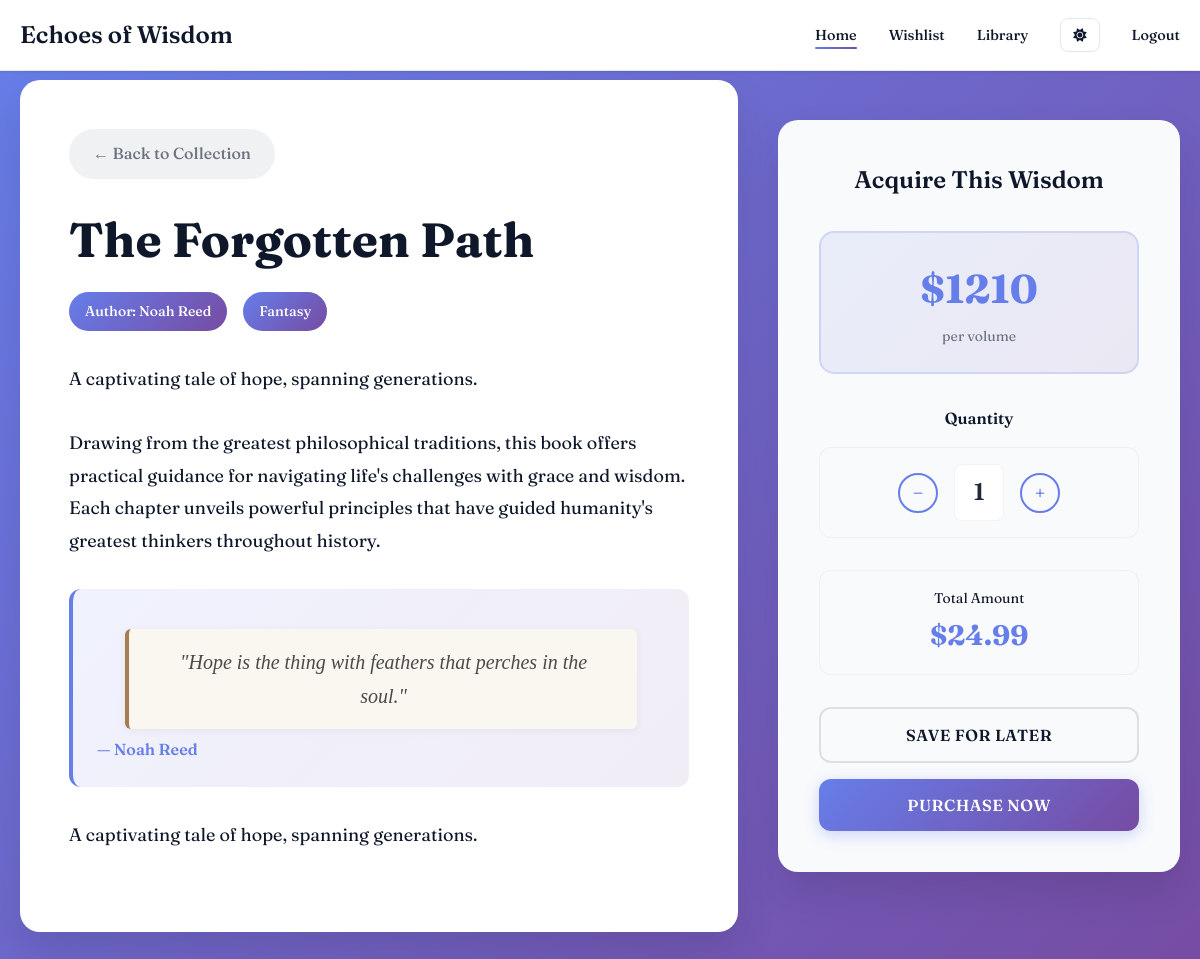
/details/983 (signed in), run on the app's committed database.
### app/models.py (models this page shows, shortened)
class Book(models.Model):
    name = models.TextField()
    quotes = models.TextField()
    genre = models.TextField()
    year = models.IntegerField()
    pages = models.IntegerField()
    desc = models.TextField()
    price = models.IntegerField()
    author = models.CharField(max_length=100)
    views=models.IntegerField(default=0, null=True)

### app/views.py (the view)
# urls.py: path('details/<int:id>', views.detail, name='details'),
@login_required(login_url='login')
def detail(request, id):
    cache_key = f'product_{id}'
    product = cache.get(cache_key)
    if not product:
        book = get_object_or_404(Book, id=id)
        product = model_to_dict(book)
        cache.set(cache_key, product, timeout=1200)
    return render(request, 'detail.html', {
        'product': product,
        'STRIPE_PUBLISHABLE_KEY': settings.STRIPE_PUBLISHABLE_KEY
    })

### app/templates/detail.html (shortened to what this page needs)
<!DOCTYPE html>
<html lang="en">
<head>
  <link rel="stylesheet" href="https://cdnjs.cloudflare.com/ajax/libs/font-awesome/6.0.0/css/all.min.css">
<link rel="stylesheet" href="../static/css/main.css">
</head>
<body data-theme="light">
    <nav class="navbar">
        <div class="nav-container">
            <a href="{% url 'home' %}" class="nav-logo">Echoes of Wisdom</a>
            <ul class="nav-menu">
                <li><a href="{% url 'home' %}" class="nav-link active">Home</a></li>
                <li><a href="{% url 'wishlist' %}" class="nav-link">Wishlist</a></li>
                <li><a href="{% url 'library' %}" class="nav-link">Library</a></li>
                <li>
                    <button class="theme-toggle" onclick="toggleTheme()">
                        <i class="fas fa-sun" id="theme-icon"></i>
                    </button>
                </li>
                <li><a href="{% url 'logout_view' %}" class="nav-link">Logout</a></li>
            </ul>
        </div>
    </nav>
     <section class="details">
    <div class="main-container">
        <div class="book-info">
            <nav class="back-nav">
                <a href="#" class="back-link" onclick="history.back(); return false">
                    ← Back to Collection
                </a>
            </nav>
            <h1 class="book-title">{{product.name}}</h1>
            <div class="book-meta">
                <span class="meta-tag">Author: {{product.author}}</span>
                <span class="meta-tag">{{product.genre}}</span>
            </div>
            <div class="book-description">
                {{product.desc}}
                <br><br>
                Drawing from the greatest philosophical traditions, this book offers practical guidance for navigating
                life's challenges with grace and wisdom. Each chapter unveils powerful principles that have guided
                humanity's greatest thinkers throughout history.
            </div>
            <div class="quote-section">
                <div class="quote-text">
                    "{{product.quotes}}"
                </div>
                <div class="quote-author">— {{product.author}}</div>
            </div>
            <div class="book-description">
                {{product.desc}}
            </div>
        </div>
        <div class="purchase-panel">
            <h2 class="purchase-title">Acquire This Wisdom</h2>
            <div class="price-display">
                <div class="price-amount" id="price-amount">${{product.price}}</div>
                <div class="price-label">per volume</div>
            </div>
            <div class="quantity-section">
                <div class="quantity-label">Quantity</div>
                <div class="quantity-controls">
                    <button class="quantity-btn" id="decreaseBtn">−</button>
                    <div class="quantity-display" id="quantityDisplay">1</div>
                    <button class="quantity-btn" id="increaseBtn">+</button>
                </div>
            </div>
            <div class="total-display">
                <div class="total-label">Total Amount</div>
                <div class="total-amount" id="totalAmount">$24.99</div>
            </div>
            <div class="action-buttons">
                <button class="btn btn-secondary" id="saveBtn">Save for Later</button>
                <button class="btn btn-primary" id="purchaseBtn">Purchase Now</button>
            </div>
        </div>
    </div>
    </section>
</body>
</html>

### data on the page
Book: name "The Forgotten Path", author "Noah Reed", genre "Fantasy", desc "A captivating tale of hope, spanning generations.", quotes "Hope is the thing with feathers that perches in the soul."

### other printed values
{{ product.price }} "1210"
